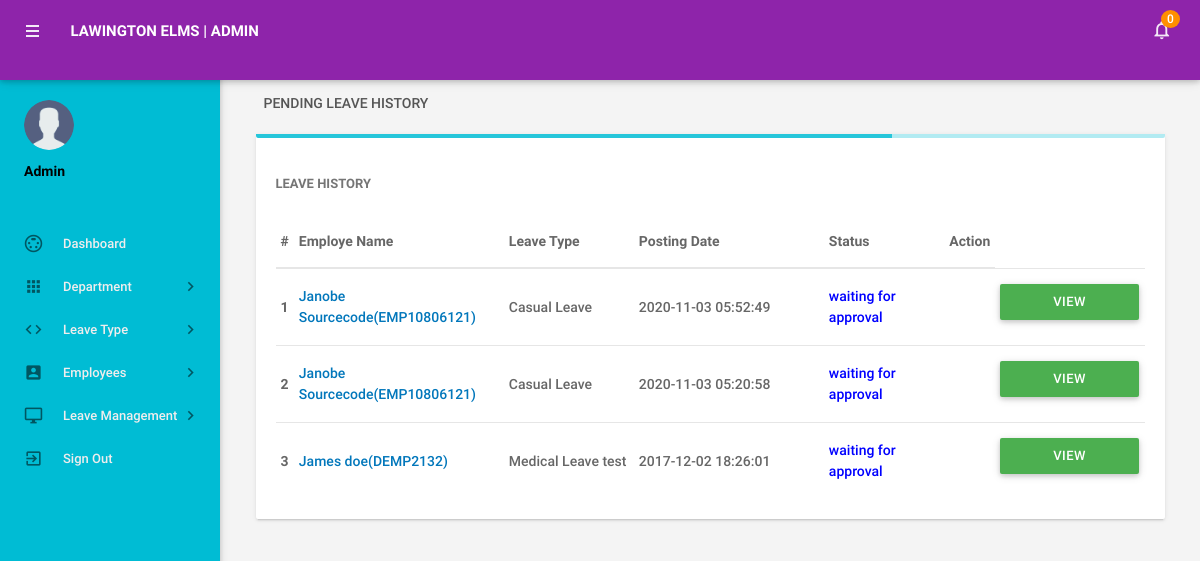
The app's page /admin/pending-leavehistory.php (signed in) with its own data.
### tables this page shows
CREATE TABLE IF NOT EXISTS `tblleaves` (
  `id` int(11) NOT NULL AUTO_INCREMENT,
  `LeaveType` varchar(110) NOT NULL,
  `ToDate` varchar(120) NOT NULL,
  `FromDate` varchar(120) NOT NULL,
  `Description` mediumtext NOT NULL,
  `PostingDate` timestamp NOT NULL DEFAULT current_timestamp(),
  `AdminRemark` mediumtext DEFAULT NULL,
  `AdminRemarkDate` varchar(120) DEFAULT NULL,
  `Status` int(1) NOT NULL,
  `IsRead` int(1) NOT NULL,
  `empid` int(11) DEFAULT NULL,
  PRIMARY KEY (`id`),
  KEY `UserEmail` (`empid`)
);

CREATE TABLE IF NOT EXISTS `tblemployees` (
  `id` int(11) NOT NULL AUTO_INCREMENT,
  `EmpId` varchar(100) NOT NULL,
  `FirstName` varchar(150) NOT NULL,
  `LastName` varchar(150) NOT NULL,
  `EmailId` varchar(200) NOT NULL,
  `Password` varchar(180) NOT NULL,
  `Gender` varchar(100) NOT NULL,
  `Dob` varchar(100) NOT NULL,
  `Department` varchar(255) NOT NULL,
  `Address` varchar(255) NOT NULL,
  `City` varchar(200) NOT NULL,
  `Country` varchar(150) NOT NULL,
  `Phonenumber` char(11) NOT NULL,
  `Status` int(1) NOT NULL,
  `RegDate` timestamp NOT NULL DEFAULT current_timestamp(),
  PRIMARY KEY (`id`)
);

### admin/pending-leavehistory.php (the view, shortened to what this page needs)
<?php
include('includes/config.php');
if(strlen($_SESSION['alogin'])==0)
    {
header('location:index.php');
}
else{
 ?>
<!DOCTYPE html>
<html lang="en">
    <head>
        <link type="text/css" rel="stylesheet" href="../assets/plugins/materialize/css/materialize.min.css"/>
        <link href="../assets/plugins/material-preloader/css/materialPreloader.min.css" rel="stylesheet">
        <link href="../assets/plugins/datatables/css/jquery.dataTables.min.css" rel="stylesheet">
        <link href="../assets/plugins/google-code-prettify/prettify.css" rel="stylesheet" type="text/css"/>
        <link href="../assets/css/alpha.css" rel="stylesheet" type="text/css"/>
        <link href="../assets/css/custom.css" rel="stylesheet" type="text/css"/>
    </head>
    <body>
       <?php include('includes/header.php');?>
       <?php include('includes/sidebar.php');?>
            <main class="mn-inner">
                <div class="row">
                    <div class="col s12">
                        <div class="page-title">Pending Leave History</div>
                    </div>
                    <div class="col s12 m12 l12">
                        <div class="card">
                                <div class="progress stats-card-progress">
                                    <div class="determinate" style="width: 70%"></div>
                                </div>
                            <div class="card-content">
                                <span class="card-title">Leave History</span>
                                <table id="example" class="display responsive-table ">
                                    <thead>
                                        <tr>
                                            <th>#</th>
                                            <th width="200">Employe Name</th>
                                            <th width="120">Leave Type</th>
                                             <th width="180">Posting Date</th>
                                            <th>Status</th>
                                            <th align="center">Action</th>
                                        </tr>
                                    </thead>
                                    <tbody>
<?php
$status=0;
$sql = "SELECT tblleaves.id as lid,tblemployees.FirstName,tblemployees.LastName,tblemployees.EmpId,tblemployees.id,tblleaves.LeaveType,tblleaves.PostingDate,tblleaves.Status from tblleaves join tblemployees on tblleaves.empid=tblemployees.id where tblleaves.Status=:status order by lid desc";
$query = $dbh -> prepare($sql);
$query->bindParam(':status',$status,PDO::PARAM_STR);
$query->execute();
$results=$query->fetchAll(PDO::FETCH_OBJ);
$cnt=1;
if($query->rowCount() > 0)
{
foreach($results as $result)
{
      ?>
                                        <tr>
                                            <td> <b><?php echo htmlentities($cnt);?></b></td>
                                              <td><a href="editemployee.php?empid=<?php echo htmlentities($result->id);?>" target="_blank"><?php echo htmlentities($result->FirstName." ".$result->LastName);?>(<?php echo htmlentities($result->EmpId);?>)</a></td>
                                            <td><?php echo htmlentities($result->LeaveType);?></td>
                                            <td><?php echo htmlentities($result->PostingDate);?></td>
                                                                       <td><?php $stats=$result->Status;
if($stats==1){
                                             ?>
                                                 <span style="color: green">Approved</span>
                                                 <?php } if($stats==2)  { ?>
                                                <span style="color: red">Not Approved</span>
                                                 <?php } if($stats==0)  { ?>
 <span style="color: blue">waiting for approval</span>
 <?php } ?>
                                             </td>
          <td>
           <td><a href="leave-details.php?leaveid=<?php echo htmlentities($result->lid);?>" class="waves-effect waves-light btn green m-b-xs"  > View Details</a></td>
                                    </tr>
                                         <?php $cnt++;} }?>
                                    </tbody>
                                </table>
                            </div>
                        </div>
                    </div>
                </div>
            </main>
        </div>
        <div class="left-sidebar-hover"></div>
    </body>
</html>
<?php } ?>

### assets/css/alpha.css (style rules this page uses)
html, body, .mn-content { font-size: 14px; height: 100%; width: 100%; }
html { font-weight: 500; color: rgba(0,0,0,0.6); }
body { background-color: #F4F4F4; overflow-y: auto!important; overflow-x: hidden; }
a { color: #0277bb; }
.btn, .btn-flat { font-weight: 500; font-size: 13px; }
@media (min-width: 993px) { .mn-content.fixed-sidebar .mn-inner { padding-left: 245px; width: 100%; } }
.m-b-xs { margin-bottom: 10px; }
.page-title { float: left; margin: 0 8px 5px 8px; color: #555; line-height: 37px; text-transform: uppercase; }
.left-sidebar-hover { position: fixed; background: transparent; width: 13.25px; left: 0; top: 0; bottom: 0; }
.mn-inner { padding: 25px 25px 9.5px 25px; min-height: calc(100% - 181px); }
.card, .card-panel { box-shadow: 0 2px 2px 0 rgba(0, 0, 0, 0.05), 0 3px 1px -2px rgba(0, 0, 0, 0.08), 0 1px 5px 0 rgba(0, 0, 0, 0.08); position: relative; }
.card > .card-content > .card-title, .card-panel > .card-content > .card-title, .card > .card-reveal > .card-title { line-height: 24px; font-size: 13px; font-weight: bold; display: block; margin-bottom: 20px; text-transform: uppercase; color: rgba(0,0,0,0.54); }
.stats-card-progress { background: #b2ebf2; border-bottom-left-radius: 2px!important; border-bottom-right-radius: 2px!important; }
.stats-card-progress .determinate { background: #26c6da; border-bottom-left-radius: 2px; }
.progress { border-radius: 0px; }
.dataTable, .dataTable th, .dataTable td { border-radius: 0; }
.dataTable th, .dataTable td { padding: 15px 5px!important; display: table-cell; text-align: left; vertical-align: middle; background: none; }
table.dataTable thead th, table.dataTable thead td { padding: 15px 5px!important; border-bottom: 1px solid #E6E6E6; }
.dataTable.display tr, .dataTable.hover tr { background-color: transparent!important; border-bottom: 1px solid #E6E6E6; }
table.dataTable.row-border tbody th, table.dataTable.row-border tbody td, table.dataTable.display tbody th, table.dataTable.display tbody td { border-top: 1px solid #E6E6E6; }
table.dataTable.row-border tbody tr:first-child th, table.dataTable.row-border tbody tr:first-child td, table.dataTable.display tbody tr:first-child th, table.dataTable.display tbody tr:first-child td { border-top: 1px solid #E6E6E6; }

### records on screen
tblleaves: tblemployees.FirstName+LastName "Janobe Sourcecode", tblemployees.EmpId "EMP10806121", LeaveType "Casual Leave", PostingDate "2020-11-03 05:52:49", Status "waiting for approval"
tblleaves: tblemployees.FirstName+LastName "Janobe Sourcecode", tblemployees.EmpId "EMP10806121", LeaveType "Casual Leave", PostingDate "2020-11-03 05:20:58", Status "waiting for approval"
tblleaves: tblemployees.FirstName+LastName "James doe", tblemployees.EmpId "DEMP2132", LeaveType "Medical Leave test", PostingDate "2017-12-02 18:26:01", Status "waiting for approval"

### other values on screen
$unreadcount "0"
